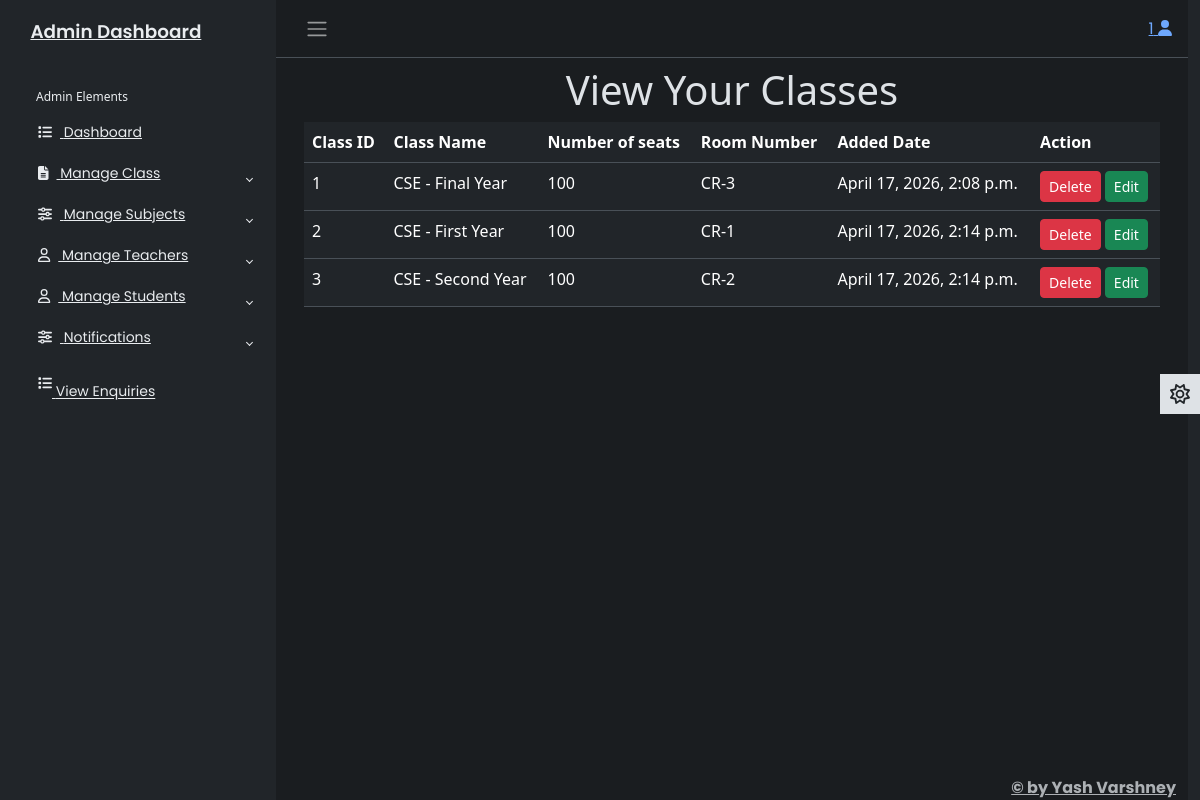
The page /adminapp/viewclass/ (signed in) on the database its author committed.
### adminapp/models.py (models this page shows)
class Classes(models.Model):
    cid = models.IntegerField(primary_key=True,auto_created=True)
    class_name = models.CharField(max_length=30)
    seats = models.IntegerField()
    roomno = models.CharField(max_length=50)
    created_date = models.DateTimeField()

### adminapp/views.py (the view)
# urls.py: path('viewclass/',views.viewclass,name = 'viewclass'),
@cache_control(no_store = True,no_cache = True,must_revalidate = True)
def viewclass(req):
    try:
      if req.session['adminid']!=None:
        adminid = req.session['adminid']
        cl = Classes.objects.all()
        return render(req,'viewclass.html',{'adminid':adminid,'cl':cl})
    except KeyError:
       return redirect('login')

### adminapp/templates/viewclass.html
{% extends 'adminbase.html' %}
{% load static %}
{% block admin %}
<div class="row">
    <div class="col-sm-12">
        <h1 class="text-center">View Your Classes</h1>
        <table class="table">
            <tr>
                <th>Class ID</th>
                <th>Class Name</th>
                <th>Number of seats</th>
                <th>Room Number</th>
                <th>Added Date</th>
                <th>Action</th>
            </tr>
            {% for c in cl %}
            <tr>
                <td>{{c.cid}}</td>
                <td>{{c.class_name}}</td>
                <td>{{c.seats}}</td>
                <td>{{c.roomno}}</td>
                <td>{{c.created_date}}</td>
                <td>
                    <a href="{% url 'adminapp:delclass' cid=c.cid %}" class="btn btn-sm btn-danger">Delete</a>
                    <a href="{% url 'adminapp:editclass' id=c.cid %}" class="btn btn-sm btn-success">Edit</a>
                </td>
            </tr>
            {% endfor %}
        </table>
    </div>
</div>
{% endblock %}

### adminapp/templates/adminbase.html (shortened to what this page needs)
{% load static %}
<!DOCTYPE html>
<html lang="en" data-bs-theme="dark">
<head>
    <link rel="stylesheet" href="{% static 'css/adminstyle.css' %}">
    <link rel="stylesheet" href="{% static 'css/bootstrap.min.css' %}">
</head>
<body>
    <div class="container-fluid">
        <div class="wrapper">
            <aside id="sidebar" class="js-sidebar">
                <div class="h-100">
                    <div class="sidebar-logo">
                        <a href="#">Admin Dashboard</a>
                    </div>
                    <ul class="sidebar-nav">
                        <li class="sidebar-header">
                            Admin Elements
                        </li>
                        <li class="sidebar-item">
                            <a href="{% url 'adminapp:adminhome' %}" class="sidebar-link">
                                <i class="fa-solid fa-list pe-2"></i>
                                Dashboard
                            </a>
                        </li>
                        <li class="sidebar-item">
                            <a href="#" class="sidebar-link collapsed" data-bs-target="#pages" data-bs-toggle="collapse"
                                aria-expanded="false"><i class="fa-solid fa-file-lines pe-2"></i>
                                Manage Class
                            </a>
                        </li>
                        <li class="sidebar-item">
                            <a href="#" class="sidebar-link collapsed" data-bs-target="#posts" data-bs-toggle="collapse"
                                aria-expanded="false"><i class="fa-solid fa-sliders pe-2"></i>
                                Manage Subjects
                            </a>
                        </li>
                        <li class="sidebar-item">
                            <a href="#" class="sidebar-link collapsed" data-bs-target="#auth" data-bs-toggle="collapse"
                                aria-expanded="false"><i class="fa-regular fa-user pe-2"></i>
                                Manage Teachers
                            </a>
                        </li>
                        <li class="sidebar-item">
                            <a href="#" class="sidebar-link collapsed" data-bs-target="#stu" data-bs-toggle="collapse"
                                aria-expanded="false"><i class="fa-regular fa-user pe-2"></i>
                                Manage Students
                            </a>
                        </li>
                        <li class="sidebar-item">
                            <a href="#" class="sidebar-link collapsed" data-bs-target="#pos" data-bs-toggle="collapse"
                                aria-expanded="false"><i class="fa-solid fa-sliders pe-2"></i>
                                Notifications
                            </a>
                        </li>
                        <li class="sidebar-item">
                            <a href="{% url 'adminapp:viewenquiry' %}" class="sidebar-link">
                                <i class="fa-solid fa-list py-2"></i>
                                View Enquiries
                            </a>
                        </li>
                    </ul>
                </div>
            </aside>
            <div class="main">
                <nav class="navbar navbar-expand px-3 border-bottom">
                    <button class="btn" id="sidebar-toggle" type="button">
                        <span class="navbar-toggler-icon"></span>
                    </button>
                    <div class="navbar-collapse navbar">
                        <ul class="navbar-nav">
                            <li class="nav-item dropdown">
                                <a href="#" data-bs-toggle="dropdown" class="nav-icon pe-md-0">
                                    <span>{{adminid}}</span>
                                    <i class="fa-solid fa-user"></i>
                                </a>
                            </li>
                        </ul>
                    </div>
                </nav>
                <main class="content px-3 py-2">
                    <div class="container-fluid">
                        {% block admin %}
                        {% endblock %}
                    </div>
                </main>
                <a href="#" class="theme-toggle">
                    <i class="fa-regular fa-sun text-dark"></i>
                </a>
                <footer class="footer">
                    <div class="container-fluid">
                        <div class="row text-muted">
                            <div class="col-12 text-end">
                                <p class="mb-0">
                                    <a href="#" class="text-muted">
                                        <strong>&copy; by Yash Varshney</strong>
                                    </a>
                                </p>
                            </div>
                        </div>
                    </div>
                </footer>
            </div>
        </div>
    </div>
</body>
</html>

### adminapp/static/css/adminstyle.css (style rules this page uses)
body { font-family: 'Poppins', sans-serif; font-size: 0.875rem; opacity: 1; overflow-y: scroll; margin: 0; }
a { cursor: pointer; text-decoration: none; font-family: 'Poppins', sans-serif; }
li { list-style: none; }
.wrapper { align-items: stretch; display: flex; width: 100%; }
#sidebar { max-width: 264px; min-width: 264px; background: var(--bs-dark); transition: all 0.35s ease-in-out; }
.main { display: flex; flex-direction: column; min-height: 100vh; min-width: 0; overflow: hidden; transition: all 0.35s ease-in-out; width: 100%; background: var(--bs-dark-bg-subtle); }
.sidebar-logo { padding: 1.15rem; }
.sidebar-logo a { color: #e9ecef; font-size: 1.15rem; font-weight: 600; }
.sidebar-nav { flex-grow: 1; list-style: none; margin-bottom: 0; padding-left: 0; margin-left: 0; }
.sidebar-header { color: #e9ecef; font-size: .75rem; padding: 1.5rem 1.5rem .375rem; }
a.sidebar-link { padding: .625rem 1.625rem; color: #e9ecef; position: relative; display: block; font-size: 0.875rem; }
.sidebar-link[data-bs-toggle="collapse"]::after { border: solid; border-width: 0 .075rem .075rem 0; content: ""; display: inline-block; padding: 2px; position: absolute; right: 1.5rem; top: 1.4rem; transform: rotate(-135deg); transition: all .2s ease-out; }
.sidebar-link[data-bs-toggle="collapse"].collapsed::after { transform: rotate(45deg); transition: all .2s ease-out; }
.navbar-expand .navbar-nav { margin-left: auto; }
.content { flex: 1; max-width: 100vw; width: 100vw; }
@media (min-width:768px) { .content { max-width: auto; width: auto; } }
.theme-toggle { position: fixed; top: 50%; transform: translateY(-65%); text-align: center; z-index: 10; right: 0; left: auto; border: none; background-color: var(--bs-body-color); }
html[data-bs-theme="dark"] .theme-toggle .fa-sun, html[data-bs-theme="light"] .theme-toggle .fa-moon { cursor: pointer; padding: 10px; display: block; font-size: 1.25rem; color: #FFF; }

### rows shown on the page
Classes: cid "1", class_name "CSE - Final Year", seats "100", roomno "CR-3", created_date "April 17, 2026, 2:08 p.m."
Classes: cid "2", class_name "CSE - First Year", seats "100", roomno "CR-1", created_date "April 17, 2026, 2:14 p.m."
Classes: cid "3", class_name "CSE - Second Year", seats "100", roomno "CR-2", created_date "April 17, 2026, 2:14 p.m."

### other values the page prints
{{ adminid }} "1"
